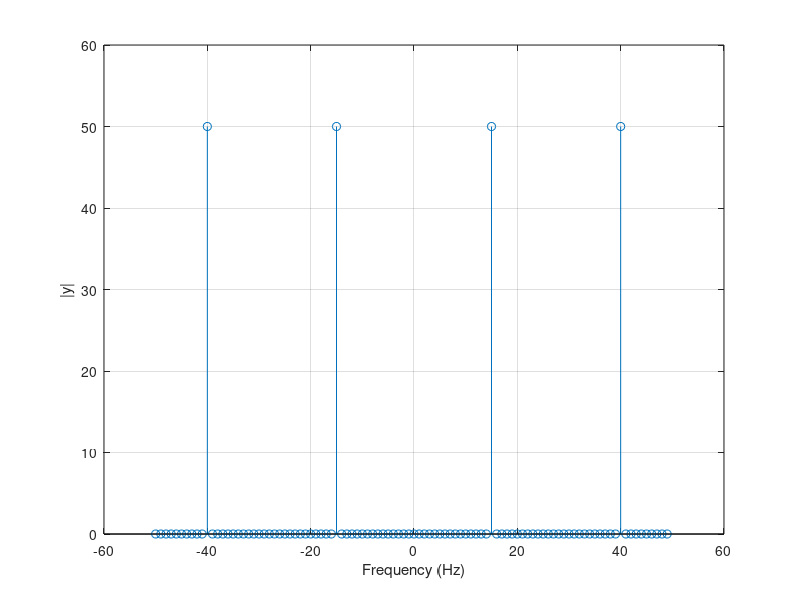
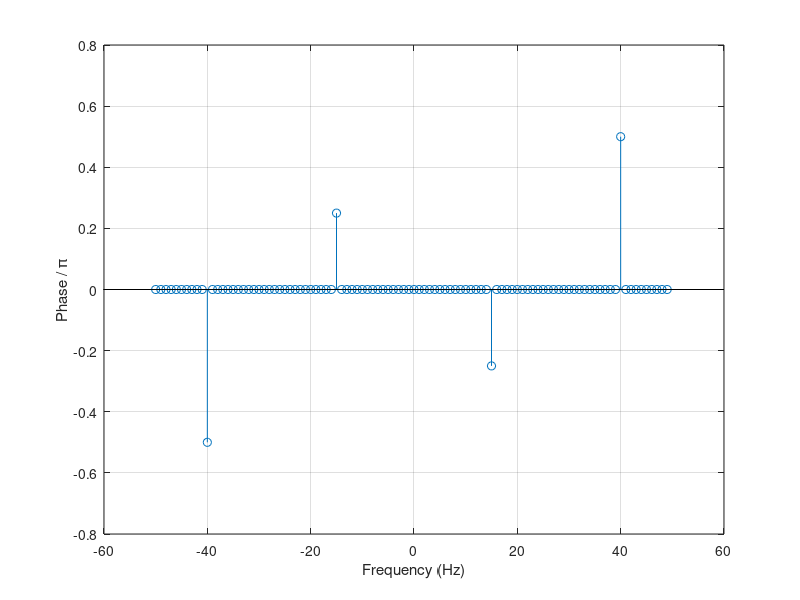

The MATLAB source for these figures, in order:
%%
% Zifei (David) Zhong
% zhongz@email.sc.edu
% University of South Carolina
% April 20, 2023
%
% Example 7: Example to show how to extract the phase of signals.
% (this example is taken from a Matlab web page)
%
% Mix two signals (one with frequency 15 and phase -pi/4, the other with
% frequency 40 and phase pi/2) and plot the phases after FFT.
%

close all; clear; clc;


fs = 100;
t = 0:1/fs:1-1/fs;
x = cos(2*pi*15*t - pi/4) - sin(2*pi*40*t);

y = fft(x);
z = fftshift(y);

ly = length(y);
f = (-ly/2:ly/2-1)/ly*fs;

figure;
stem(f,abs(z))
xlabel 'Frequency (Hz)'
ylabel '|y|'
grid

tol = 1e-6;
z(abs(z) < tol) = 0;
theta = angle(z);

figure;
stem(f,theta/pi)
xlabel 'Frequency (Hz)'
ylabel 'Phase / \pi'
grid
